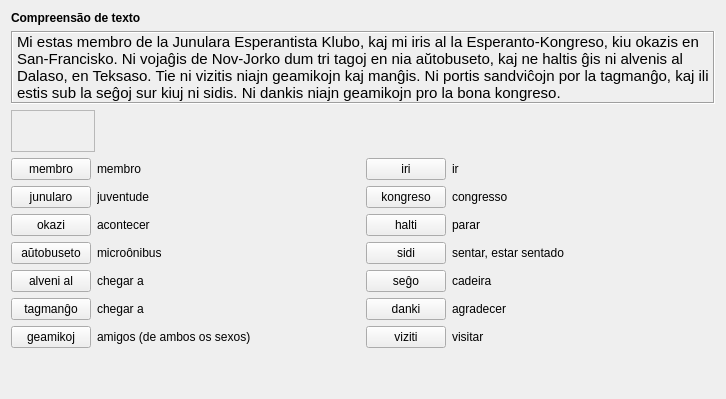
     <widget class="QWidget" name="tab_10">
      <attribute name="icon">
       <iconset resource="ikonoj.qrc">
        <normaloff>:/ikonoj/parolo.png</normaloff>:/ikonoj/parolo.png</iconset>
      </attribute>
      <attribute name="title">
       <string>3</string>
      </attribute>
      <layout class="QVBoxLayout" name="verticalLayout_221">
       <item>
        <widget class="titolo" name="Lec07_Label2">
         <property name="maximumSize">
          <size>
           <width>16777215</width>
           <height>30</height>
          </size>
         </property>
         <property name="font">
          <font>
           <weight>75</weight>
           <bold>true</bold>
          </font>
         </property>
         <property name="text">
          <string>Compreensão de texto</string>
         </property>
        </widget>
       </item>
       <item>
        <widget class="QLabel" name="Memo2_Lec07">
         <property name="font">
          <font>
           <family>Arial</family>
           <pointsize>11</pointsize>
          </font>
         </property>
         <property name="frameShape">
          <enum>QFrame::Box</enum>
         </property>
         <property name="frameShadow">
          <enum>QFrame::Sunken</enum>
         </property>
         <property name="text">
          <string>Mi estas membro de la Junulara Esperantista Klubo, kaj mi iris al la Esperanto-Kongreso, kiu okazis en San-Francisko. Ni vojaĝis de Nov-Jorko dum tri tagoj en nia aŭtobuseto, kaj ne haltis ĝis ni alvenis al Dalaso, en Teksaso. Tie ni vizitis niajn geamikojn kaj manĝis. Ni portis sandviĉojn por la tagmanĝo, kaj ili estis sub la seĝoj sur kiuj ni sidis. Ni dankis niajn geamikojn pro la bona kongreso.</string>
         </property>
         <property name="wordWrap">
          <bool>true</bool>
         </property>
         <property name="margin">
          <number>5</number>
         </property>
         <property name="tipo" stdset="0">
          <string>teksta</string>
         </property>
         <property name="lingvo" stdset="0">
          <string>eo</string>
         </property>
        </widget>
       </item>
       <item>
        <widget class="mp3ludilo" name="Lec07_memo2">
         <property name="sizePolicy">
          <sizepolicy hsizetype="Fixed" vsizetype="Fixed">
           <horstretch>0</horstretch>
           <verstretch>0</verstretch>
          </sizepolicy>
         </property>
         <property name="minimumSize">
          <size>
           <width>84</width>
           <height>42</height>
          </size>
         </property>
         <property name="maximumSize">
          <size>
           <width>16777215</width>
           <height>16777215</height>
          </size>
         </property>
         <property name="frameShape">
          <enum>QFrame::StyledPanel</enum>
         </property>
         <property name="frameShadow">
          <enum>QFrame::Plain</enum>
         </property>
        </widget>
       </item>
       <item>
        <layout class="QHBoxLayout" name="horizontalLayout_395">
         <item>
          <layout class="QVBoxLayout" name="verticalLayout_219">
           <item>
            <layout class="QHBoxLayout" name="horizontalLayout_396" stretch="3,1">
             <item>
              <widget class="klakbutono" name="Lec07_Button511">
               <property name="sizePolicy">
                <sizepolicy hsizetype="Maximum" vsizetype="Fixed">
                 <horstretch>0</horstretch>
                 <verstretch>0</verstretch>
                </sizepolicy>
               </property>
               <property name="maximumSize">
                <size>
                 <width>16777215</width>
                 <height>16777215</height>
                </size>
               </property>
               <property name="text">
                <string>membro</string>
               </property>
              </widget>
             </item>
             <item>
              <widget class="QLabel" name="Lec07_Label499">
               <property name="text">
                <string>membro</string>
               </property>
               <property name="wordWrap">
                <bool>true</bool>
               </property>
              </widget>
             </item>
            </layout>
           </item>
           <item>
            <layout class="QHBoxLayout" name="horizontalLayout_397" stretch="3,1">
             <item>
              <widget class="klakbutono" name="Lec07_Button512">
               <property name="sizePolicy">
                <sizepolicy hsizetype="Maximum" vsizetype="Fixed">
                 <horstretch>0</horstretch>
                 <verstretch>0</verstretch>
                </sizepolicy>
               </property>
               <property name="maximumSize">
                <size>
                 <width>16777215</width>
                 <height>16777215</height>
                </size>
               </property>
               <property name="text">
                <string>junularo</string>
               </property>
              </widget>
             </item>
             <item>
              <widget class="QLabel" name="Lec07_Label500">
               <property name="text">
                <string>juventude</string>
               </property>
               <property name="wordWrap">
                <bool>true</bool>
               </property>
              </widget>
             </item>
            </layout>
           </item>
           <item>
            <layout class="QHBoxLayout" name="horizontalLayout_398" stretch="3,1">
             <item>
              <widget class="klakbutono" name="Lec07_Button513">
               <property name="sizePolicy">
                <sizepolicy hsizetype="Maximum" vsizetype="Fixed">
                 <horstretch>0</horstretch>
                 <verstretch>0</verstretch>
                </sizepolicy>
               </property>
               <property name="maximumSize">
                <size>
                 <width>16777215</width>
                 <height>16777215</height>
                </size>
               </property>
               <property name="text">
                <string>okazi</string>
               </property>
              </widget>
             </item>
             <item>
              <widget class="QLabel" name="Lec07_Label501">
               <property name="text">
                <string>acontecer</string>
               </property>
               <property name="wordWrap">
                <bool>true</bool>
               </property>
              </widget>
             </item>
            </layout>
           </item>
           <item>
            <layout class="QHBoxLayout" name="horizontalLayout_399" stretch="3,1">
             <item>
              <widget class="klakbutono" name="Lec07_Button514">
               <property name="sizePolicy">
                <sizepolicy hsizetype="Maximum" vsizetype="Fixed">
                 <horstretch>0</horstretch>
                 <verstretch>0</verstretch>
                </sizepolicy>
               </property>
               <property name="maximumSize">
                <size>
                 <width>16777215</width>
                 <height>16777215</height>
                </size>
               </property>
               <property name="text">
                <string>aŭtobuseto</string>
               </property>
              </widget>
             </item>
             <item>
              <widget class="QLabel" name="Lec07_Label502">
               <property name="text">
                <string>microônibus</string>
               </property>
               <property name="wordWrap">
                <bool>true</bool>
               </property>
              </widget>
             </item>
            </layout>
           </item>
           <item>
            <layout class="QHBoxLayout" name="horizontalLayout_403" stretch="3,1">
             <item>
              <widget class="klakbutono" name="Lec07_Button515">
               <property name="sizePolicy">
                <sizepolicy hsizetype="Maximum" vsizetype="Fixed">
                 <horstretch>0</horstretch>
                 <verstretch>0</verstretch>
                </sizepolicy>
               </property>
               <property name="maximumSize">
                <size>
                 <width>16777215</width>
                 <height>16777215</height>
                </size>
               </property>
               <property name="text">
                <string>alveni al</string>
               </property>
              </widget>
             </item>
             <item>
              <widget class="QLabel" name="Lec07_Label503">
               <property name="text">
                <string>chegar a</string>
               </property>
               <property name="wordWrap">
                <bool>true</bool>
               </property>
              </widget>
             </item>
            </layout>
           </item>
           <item>
            <layout class="QHBoxLayout" name="horizontalLayout_404" stretch="3,1">
             <item>
              <widget class="klakbutono" name="Lec07_Button516">
               <property name="sizePolicy">
                <sizepolicy hsizetype="Maximum" vsizetype="Fixed">
                 <horstretch>0</horstretch>
                 <verstretch>0</verstretch>
                </sizepolicy>
               </property>
               <property name="maximumSize">
                <size>
                 <width>16777215</width>
                 <height>16777215</height>
                </size>
               </property>
               <property name="text">
                <string>tagmanĝo</string>
               </property>
              </widget>
             </item>
             <item>
              <widget class="QLabel" name="Lec07_Label504">
               <property name="text">
                <string>chegar a</string>
               </property>
               <property name="wordWrap">
                <bool>true</bool>
               </property>
              </widget>
             </item>
            </layout>
           </item>
           <item>
            <layout class="QHBoxLayout" name="horizontalLayout_405" stretch="3,1">
             <item>
              <widget class="klakbutono" name="Lec07_Button517">
               <property name="sizePolicy">
                <sizepolicy hsizetype="Maximum" vsizetype="Fixed">
                 <horstretch>0</horstretch>
                 <verstretch>0</verstretch>
                </sizepolicy>
               </property>
               <property name="maximumSize">
                <size>
                 <width>16777215</width>
                 <height>16777215</height>
                </size>
               </property>
               <property name="text">
                <string>geamikoj</string>
               </property>
              </widget>
             </item>
             <item>
              <widget class="QLabel" name="Lec07_Label505">
               <property name="text">
                <string>amigos (de ambos os sexos)</string>
               </property>
               <property name="wordWrap">
                <bool>true</bool>
               </property>
              </widget>
             </item>
            </layout>
           </item>
          </layout>
         </item>
         <item>
          <layout class="QVBoxLayout" name="verticalLayout_220">
           <item>
            <layout class="QHBoxLayout" name="horizontalLayout_400" stretch="3,1">
             <item>
              <widget class="klakbutono" name="Lec07_Button519">
               <property name="sizePolicy">
                <sizepolicy hsizetype="Maximum" vsizetype="Fixed">
                 <horstretch>0</horstretch>
                 <verstretch>0</verstretch>
                </sizepolicy>
               </property>
               <property name="maximumSize">
                <size>
                 <width>16777215</width>
                 <height>16777215</height>
                </size>
               </property>
               <property name="text">
                <string>iri</string>
               </property>
              </widget>
             </item>
             <item>
              <widget class="QLabel" name="Lec07_Label506">
               <property name="text">
                <string>ir</string>
               </property>
               <property name="wordWrap">
                <bool>true</bool>
               </property>
              </widget>
             </item>
            </layout>
           </item>
           <item>
            <layout class="QHBoxLayout" name="horizontalLayout_401">
             <item>
              <widget class="klakbutono" name="Lec07_Button518">
               <property name="sizePolicy">
                <sizepolicy hsizetype="Maximum" vsizetype="Fixed">
                 <horstretch>0</horstretch>
                 <verstretch>0</verstretch>
                </sizepolicy>
               </property>
               <property name="maximumSize">
                <size>
                 <width>16777215</width>
                 <height>16777215</height>
                </size>
               </property>
               <property name="text">
                <string>kongreso</string>
               </property>
              </widget>
             </item>
             <item>
              <widget class="QLabel" name="Lec07_Label507">
               <property name="text">
                <string>congresso</string>
               </property>
               <property name="wordWrap">
                <bool>true</bool>
               </property>
              </widget>
             </item>
            </layout>
           </item>
           <item>
            <layout class="QHBoxLayout" name="horizontalLayout_402" stretch="3,1">
             <item>
              <widget class="klakbutono" name="Lec07_Button520">
               <property name="sizePolicy">
                <sizepolicy hsizetype="Maximum" vsizetype="Fixed">
                 <horstretch>0</horstretch>
                 <verstretch>0</verstretch>
                </sizepolicy>
               </property>
               <property name="maximumSize">
                <size>
                 <width>16777215</width>
                 <height>16777215</height>
                </size>
               </property>
               <property name="text">
                <string>halti</string>
               </property>
              </widget>
             </item>
             <item>
              <widget class="QLabel" name="Lec07_Label508">
               <property name="text">
                <string>parar</string>
               </property>
               <property name="wordWrap">
                <bool>true</bool>
               </property>
              </widget>
             </item>
            </layout>
           </item>
           <item>
            <layout class="QHBoxLayout" name="horizontalLayout_406" stretch="3,1">
             <item>
              <widget class="klakbutono" name="Lec07_Button521">
               <property name="sizePolicy">
                <sizepolicy hsizetype="Maximum" vsizetype="Fixed">
                 <horstretch>0</horstretch>
                 <verstretch>0</verstretch>
                </sizepolicy>
               </property>
               <property name="maximumSize">
                <size>
                 <width>16777215</width>
                 <height>16777215</height>
                </size>
               </property>
               <property name="text">
                <string>sidi</string>
               </property>
              </widget>
             </item>
             <item>
              <widget class="QLabel" name="Lec07_Label509">
               <property name="text">
                <string>sentar, estar sentado</string>
               </property>
               <property name="wordWrap">
                <bool>true</bool>
               </property>
              </widget>
             </item>
            </layout>
           </item>
           <item>
            <layout class="QHBoxLayout" name="horizontalLayout_407" stretch="3,1">
             <item>
              <widget class="klakbutono" name="Lec07_Button522">
               <property name="sizePolicy">
                <sizepolicy hsizetype="Maximum" vsizetype="Fixed">
                 <horstretch>0</horstretch>
                 <verstretch>0</verstretch>
                </sizepolicy>
               </property>
               <property name="maximumSize">
                <size>
                 <width>16777215</width>
                 <height>16777215</height>
                </size>
               </property>
               <property name="text">
                <string>seĝo</string>
               </property>
              </widget>
             </item>
             <item>
              <widget class="QLabel" name="Lec07_Label510">
               <property name="text">
                <string>cadeira</string>
               </property>
               <property name="wordWrap">
                <bool>true</bool>
               </property>
              </widget>
             </item>
            </layout>
           </item>
           <item>
            <layout class="QHBoxLayout" name="horizontalLayout_408" stretch="3,1">
             <item>
              <widget class="klakbutono" name="Lec07_Button523">
               <property name="sizePolicy">
                <sizepolicy hsizetype="Maximum" vsizetype="Fixed">
                 <horstretch>0</horstretch>
                 <verstretch>0</verstretch>
                </sizepolicy>
               </property>
               <property name="maximumSize">
                <size>
                 <width>16777215</width>
                 <height>16777215</height>
                </size>
               </property>
               <property name="text">
                <string>danki</string>
               </property>
              </widget>
             </item>
             <item>
              <widget class="QLabel" name="Lec07_Label511">
               <property name="text">
                <string>agradecer</string>
               </property>
               <property name="wordWrap">
                <bool>true</bool>
               </property>
              </widget>
             </item>
            </layout>
           </item>
           <item>
            <layout class="QHBoxLayout" name="horizontalLayout_409" stretch="3,1">
             <item>
              <widget class="klakbutono" name="Lec07_Button524">
               <property name="sizePolicy">
                <sizepolicy hsizetype="Maximum" vsizetype="Fixed">
                 <horstretch>0</horstretch>
                 <verstretch>0</verstretch>
                </sizepolicy>
               </property>
               <property name="maximumSize">
                <size>
                 <width>16777215</width>
                 <height>16777215</height>
                </size>
               </property>
               <property name="text">
                <string>viziti</string>
               </property>
              </widget>
             </item>
             <item>
              <widget class="QLabel" name="Lec07_Label512">
               <property name="text">
                <string>visitar</string>
               </property>
               <property name="wordWrap">
                <bool>true</bool>
               </property>
              </widget>
             </item>
            </layout>
           </item>
          </layout>
         </item>
        </layout>
       </item>
       <item>
        <spacer name="verticalSpacer_3">
         <property name="orientation">
          <enum>Qt::Vertical</enum>
         </property>
         <property name="sizeHint" stdset="0">
          <size>
           <width>20</width>
           <height>40</height>
          </size>
         </property>
        </spacer>
       </item>
      </layout>
     </widget>
